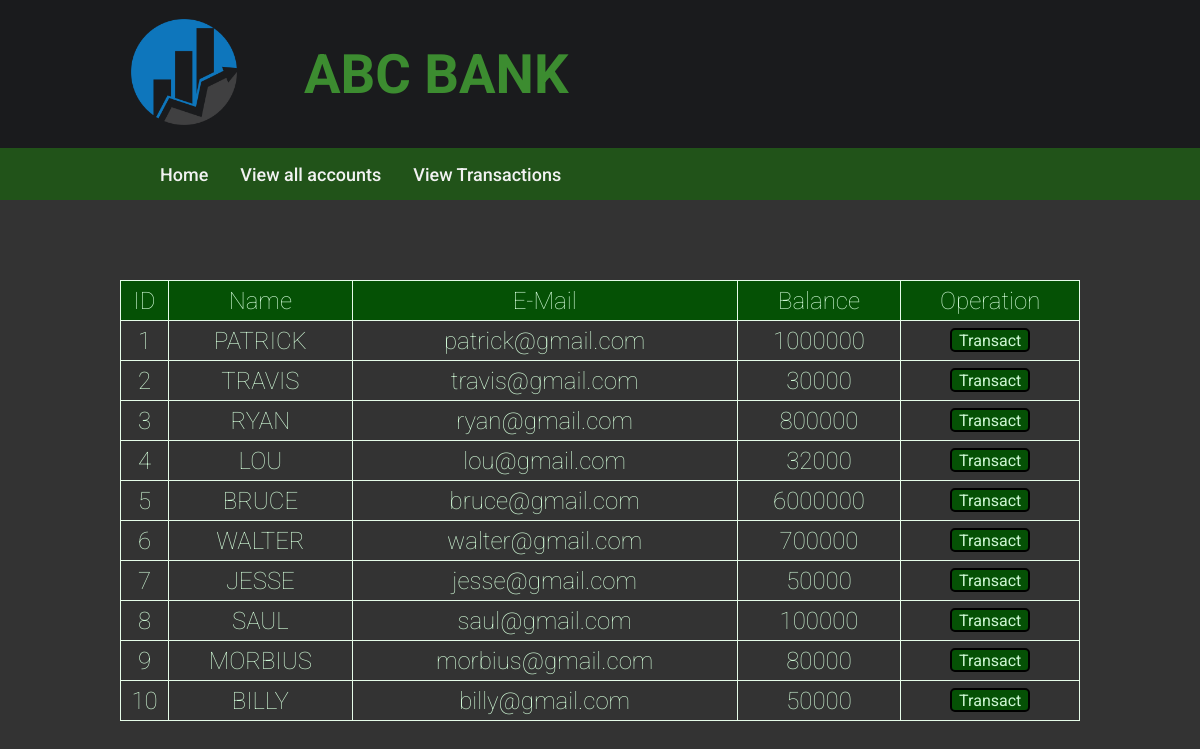
Before: /customers.php with the older database file.
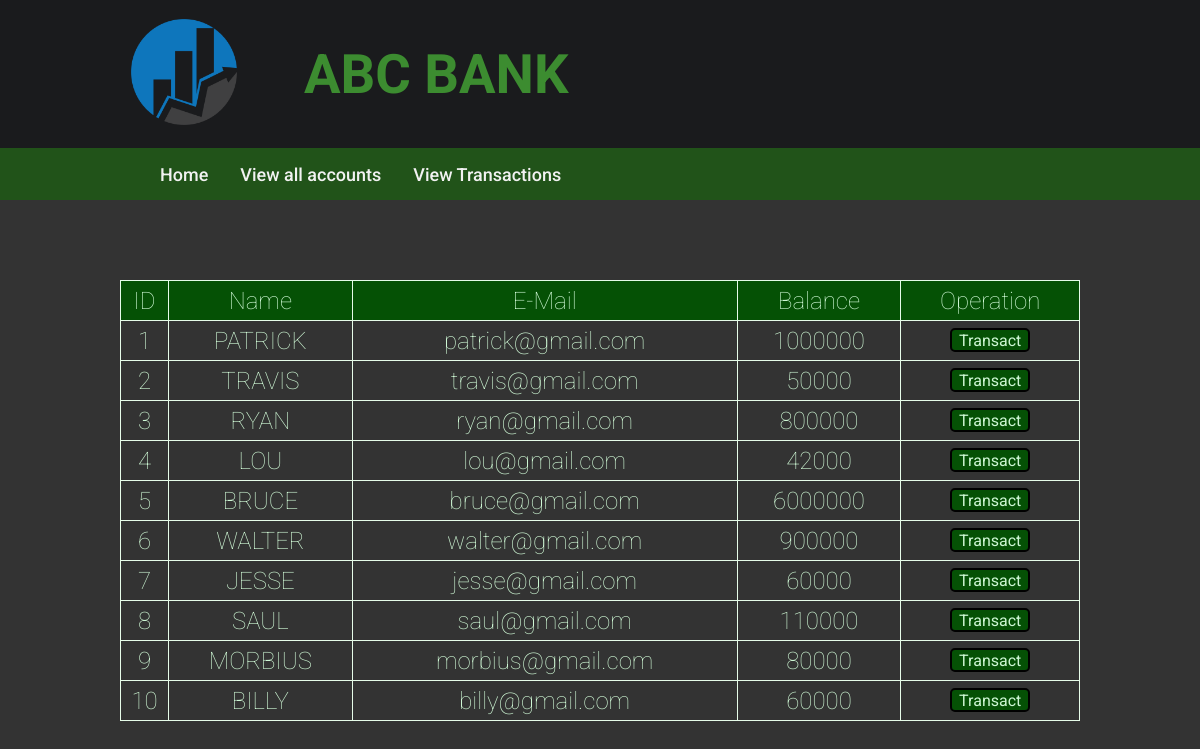
After: the same page with the newer database file.
### tables this page shows
CREATE TABLE `user` (
  `id` int(3) NOT NULL AUTO_INCREMENT,
  `name` text NOT NULL,
  `email` varchar(30) NOT NULL,
  `balance` int(8) NOT NULL,
  PRIMARY KEY (`id`)
);

### customers.php (the view, shortened to what this page needs)
<!DOCTYPE html>
<html lang="en">
  <head>
    <link rel="stylesheet" href="customers.css">
  </head>
  <body>
    <?php
      include "config.php";
      $sql="SELECT *FROM user";
      $result=mysqli_query($conn,$sql);
    ?>
    <header>
    </header>
    <div class="container">
      <table>
        <tr>
          <th>ID</th>
          <th>Name</th>
          <th>E-Mail</th>
          <th>Balance</th>
          <th>Operation</th>
        </tr>
        <?php while($rows=mysqli_fetch_assoc($result)) { ?>
          <tr>
            <td><?php echo $rows['id']; ?></td>
            <td><?php echo $rows['name']; ?></td>
            <td><?php echo $rows['email']; ?></td>
            <td><?php echo $rows['balance']; ?></td>
            <td><a href="selectedacc.php?id=<?php echo$rows['id']; ?>"><button class="tran-btn">Transact</button></a></td>
          </tr>
        <?php } ?>
      </table>
    </div>
  </body>
</html>

### customers.css (style rules this page uses)
* { box-sizing: border-box; margin: 0; padding: 0; font-family: "Roboto", sans-serif; }
body { background-color: #333333; }
.container { justify-content: center; align-items: center; width: 100%; padding-top: 5rem; padding-bottom: 2rem; }
table { color: #cef7d4; margin-left: auto; margin-right: auto; width: 60rem; font-size: 1.5rem; text-align: center; font-weight: 100; }
table, th, td { border: 1px solid #e6fce9; border-collapse: collapse; }
th { background-color: #055105; font-weight: 100; }
tr { height: 2.5rem; }
.tran-btn { background-color: #055105; height: 1.5rem; width: 5rem; margin-bottom: 0.3rem; color: #cef7d4; border: 2px solid black; border-radius: 5px; font-size: 1rem; }

### navbar.css (style rules this page uses)
* { box-sizing: border-box; margin: 0; padding: 0; font-family: "Roboto", sans-serif; }
.top { display: flex; align-items: center; height: 18.5vh; padding: 2rem 7rem; background-color: #1a1b1d; }
.bank-name { font-size: 3.4rem; font-weight: bold; margin-left: 3rem; color: #3c8c30; }
.logo { cursor: pointer; width: 9rem; height: 9rem; }
header { height: 25vh; }
.navbar { height: 6.5vh; width: 100vw; background-color: #215319; display: inline-flex; align-items: center; padding-left: 9rem; }
.navbar a { text-align: center; font-weight: 500; font-size: 18px; text-decoration: none; padding: 14px 16px; color: #f2f2f2; float: left; transition: all 0.3s ease 0s; }

Changed rows visible on the page:
changed user "TRAVIS": balance "30000" → "50000"
changed user "LOU": balance "32000" → "42000"
changed user "WALTER": balance "700000" → "900000"
changed user "JESSE": balance "50000" → "60000"
changed user "SAUL": balance "100000" → "110000"
changed user "BILLY": balance "50000" → "60000"
